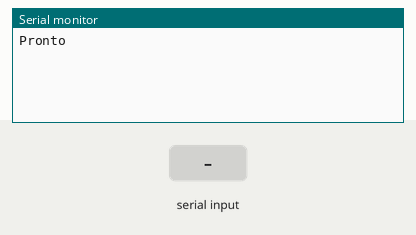
A sketch run on a simulated Arduino Uno, built with avr-gcc and run on an emulated ATmega328P. Shown: the last lines printed to the serial monitor. The inputs (shaded band) are chosen by the test bench.

Above: at 1.2 s.
1.3 s: "m" received over Serial
At 4.0 s:
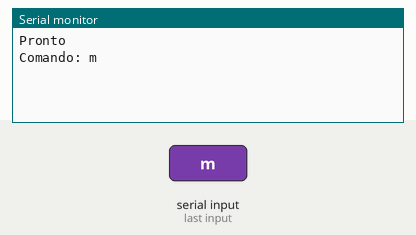
4.3 s: "n" received over Serial
At 6.7 s:
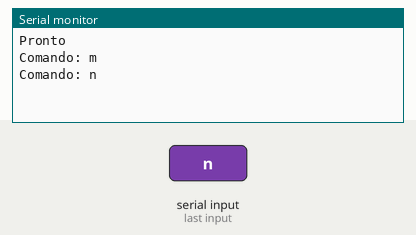
7.3 s: "p" received over Serial
At 9.3 s:
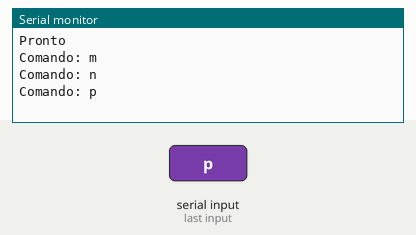
9.8 s: "1" received over Serial
At 12.3 s:
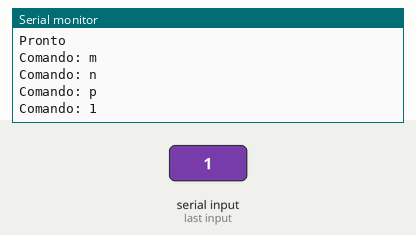

The sketch:

iremitter.ino
```cpp
#include <IRremote.h>

#define adress      0x4004     // Panasonic address (Pre data)
#define volu  0x1000405
#define vold  0x1008485
#define power 0x100BCBD

unsigned int volUp[100] = {14058, 3550, 1650, 500, 350, 500, 1200, 550, 350, 500, 350, 500, 350, 500, 350, 550, 350, 500, 350, 500, 350, 500, 400, 450, 400, 500, 350, 500, 350, 550, 1200, 500, 350, 500, 350, 500, 400, 500, 350, 500, 350, 500, 350, 550, 350, 500, 350, 550, 300, 550, 1200, 500, 350, 500, 350, 550, 350, 500, 350, 500, 350, 550, 300, 500, 400, 500, 350, 550, 300, 500, 350, 500, 400, 500, 350, 550, 300, 500, 1250, 500, 350, 550, 300, 500, 400, 500, 350, 500, 350, 550, 300, 500, 400, 500, 1200, 500, 400, 500, 1200, 550};
unsigned int volDown[100] = {12618, 3500, 1700, 450, 400, 450, 1250, 500, 400, 450, 400, 450, 400, 500, 350, 500, 400, 450, 400, 450, 400, 500, 350, 500, 400, 450, 400, 450, 400, 500, 1250, 450, 400, 500, 350, 500, 400, 450, 400, 450, 400, 500, 350, 500, 400, 450, 400, 450, 400, 500, 1250, 450, 400, 450, 400, 500, 350, 500, 400, 450, 400, 450, 400, 500, 400, 450, 400, 450, 1250, 500, 400, 450, 400, 450, 400, 500, 350, 500, 1250, 450, 400, 500, 350, 500, 1250, 450, 400, 500, 400, 450, 400, 450, 400, 500, 1250, 450, 400, 450, 1250, 500};

IRsend irsend;

void setup()
{
  Serial.begin(9600);
  Serial.println("Pronto");
}

void loop() {
 if(Serial.available()){
    String letra = Serial.readString();
    if(letra == "m"){
      for(int i = 0; i < 10; i++){
        irsend.sendPanasonic(adress, volu);
      }
    }
    if(letra == "n"){
      for(int i = 0; i < 10; i++){
        irsend.sendPanasonic(adress, vold);
      }
    }
    if(letra == "p"){
        irsend.sendPanasonic(adress, power);
    }
    Serial.println("Comando: "+letra);
  }
}
```

Measured:
- after the input at 1.3 s, the serial monitor: prints a new line after 1.7 s (image 1)
- after the input at 4.3 s, the serial monitor: prints a new line after 1.7 s (image 2)
- after the input at 7.3 s, the serial monitor: prints a new line after 1.1 s (image 3)
- after the input at 9.8 s, the serial monitor: prints a new line after 1.0 s (image 4)
